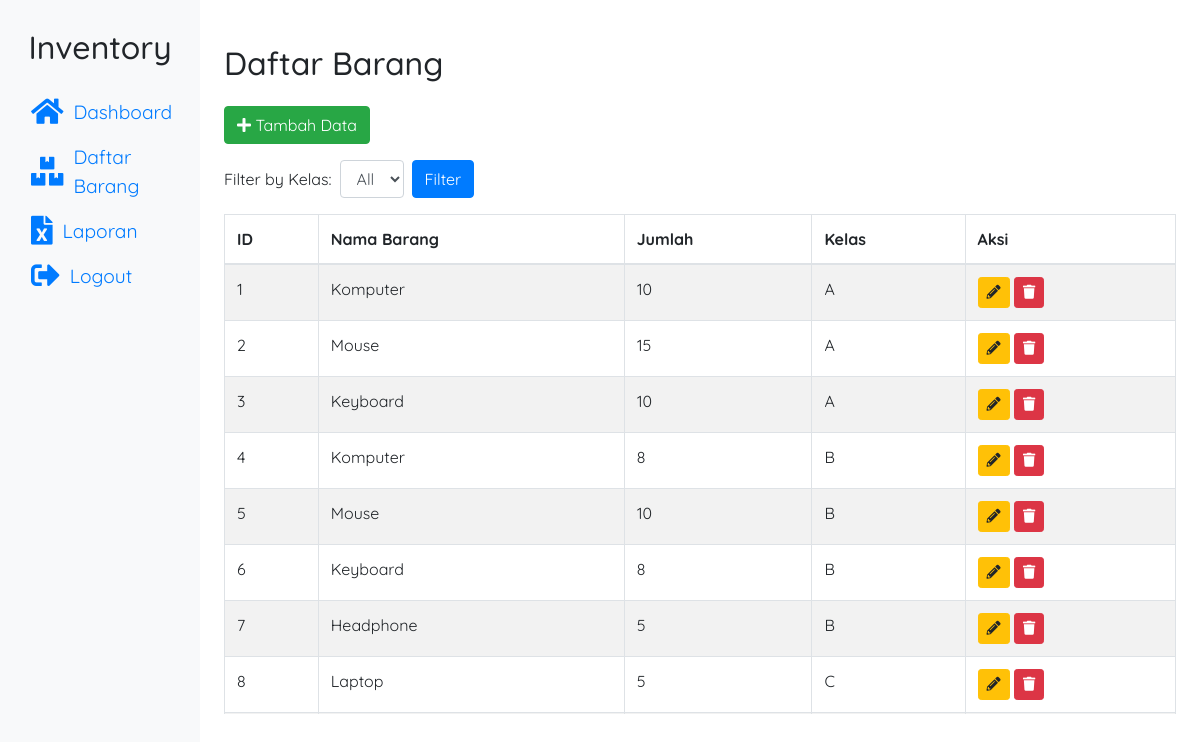
Screenshot of /daftar_barang.php (signed in) with the database file from the repository.
### tables this page shows
CREATE TABLE `tb_barang` (
  `id` int(11) NOT NULL,
  `nama_barang` varchar(50) NOT NULL,
  `jumlah` int(11) NOT NULL,
  `kelas_id` int(11) DEFAULT NULL
);

CREATE TABLE `kelas` (
  `id` int(11) NOT NULL,
  `nama_kelas` varchar(50) NOT NULL
);

### public/daftar_barang.php (the view, shortened to what this page needs)
<?php
include('../config/database.php');
$role = $_SESSION['role'];
?>
<!DOCTYPE html>
<html lang="en">
<head>
    <link rel="stylesheet" href="../assets/css/styles.css">
    <link rel="stylesheet" href="https://stackpath.bootstrapcdn.com/bootstrap/4.5.2/css/bootstrap.min.css">
    <link rel="stylesheet" href="https://cdnjs.cloudflare.com/ajax/libs/font-awesome/5.15.3/css/all.min.css">
</head>
<body>
<div class="container-fluid">
    <div class="row">
        <nav class="col-md-2 d-none d-md-block bg-light sidebar">
            <?php include('sidebar.php'); ?>
        </nav>
        <main role="main" class="col-md-9 ml-sm-auto col-lg-10 px-4">
            <h2 class="my-4">Daftar Barang</h2>
            <?php if ($role == 'admin'): ?>
                <button class="btn btn-success mb-3" data-toggle="modal" data-target="#addModal">
                    <i class="fas fa-plus"></i> Tambah Data
                </button>
            <?php endif; ?>
            <form method="GET" class="form-inline mb-3">
                <div class="form-group mr-2">
                    <label for="kelas_filter" class="mr-2">Filter by Kelas:</label>
                    <select class="form-control" id="kelas_filter" name="kelas_filter">
                        <option value="">All</option>
                    </select>
                </div>
                <button type="submit" class="btn btn-primary">Filter</button>
            </form>
            <div class="table-responsive">
                <table class="table table-bordered table-striped">
                    <thead>
                        <tr>
                            <th>ID</th>
                            <th>Nama Barang</th>
                            <th>Jumlah</th>
                            <th>Kelas</th>
                            <th>Aksi</th>
                        </tr>
                    </thead>
                    <tbody>
                        <?php
                        $sql = "SELECT tb_barang.id, tb_barang.nama_barang, tb_barang.jumlah, kelas.nama_kelas
                                FROM tb_barang
                                JOIN kelas ON tb_barang.kelas_id = kelas.id";
                        $result = $conn->query($sql);
                        while ($row = $result->fetch_assoc()) {
                            echo "<tr>
                                    <td>{$row['id']}</td>
                                    <td>{$row['nama_barang']}</td>
                                    <td>{$row['jumlah']}</td>
                                    <td>{$row['nama_kelas']}</td>
                                    <td>";
                            if ($role == 'admin') {
                                echo "<button class='btn btn-warning btn-sm' data-toggle='modal' data-target='#editModal{$row['id']}'><i class='fas fa-pencil-alt'></i></button>
                                        <button class='btn btn-danger btn-sm' data-toggle='modal' data-target='#deleteModal{$row['id']}'><i class='fas fa-trash'></i></button>";
                            }
                            echo "</td>
                                </tr>";
                        }
                        ?>
                    </tbody>
                </table>
            </div>
        </main>
    </div>
</div>
</body>
</html>

### assets/css/styles.css (style rules this page uses)
* { font-family: "Quicksand", sans-serif; font-optical-sizing: auto; }
body { padding-top: 20px; }

### public/daftar_barang.php (style rules this page uses)
.sidebar { height: 100vh; position: fixed; top: 0; left: 0; z-index: 100; background-color: #f8f9fa; padding-top: 20px; }
.table-responsive { max-height: 500px; overflow-y: auto; }
.table thead th { position: sticky; top: 0; background: white; z-index: 1; }

### public/sidebar.php (style rules this page uses)
.sidebar { height: 100vh; position: fixed; top: 0; left: 0; z-index: 100; background-color: #f8f9fa; padding-top: 20px; width: 200px; }

### rows the page displays
tb_barang: id "1", nama_barang "Komputer", jumlah "10", kelas.nama_kelas "A"
tb_barang: id "2", nama_barang "Mouse", jumlah "15", kelas.nama_kelas "A"
tb_barang: id "3", nama_barang "Keyboard", jumlah "10", kelas.nama_kelas "A"
tb_barang: id "4", nama_barang "Komputer", jumlah "8", kelas.nama_kelas "B"
tb_barang: id "5", nama_barang "Mouse", jumlah "10", kelas.nama_kelas "B"
tb_barang: id "6", nama_barang "Keyboard", jumlah "8", kelas.nama_kelas "B"
tb_barang: id "7", nama_barang "Headphone", jumlah "5", kelas.nama_kelas "B"
tb_barang: id "8", nama_barang "Laptop", jumlah "5", kelas.nama_kelas "C"
